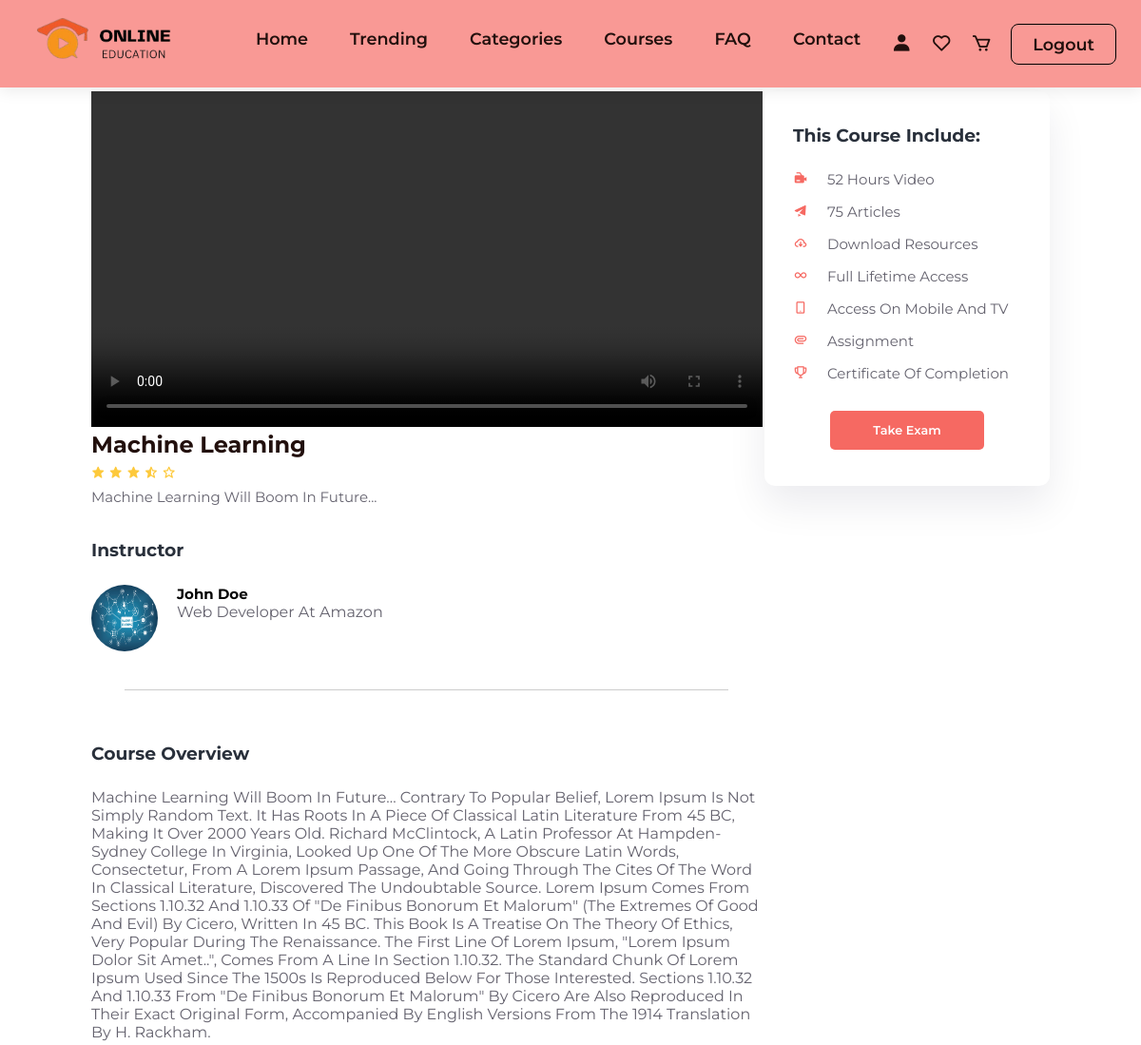
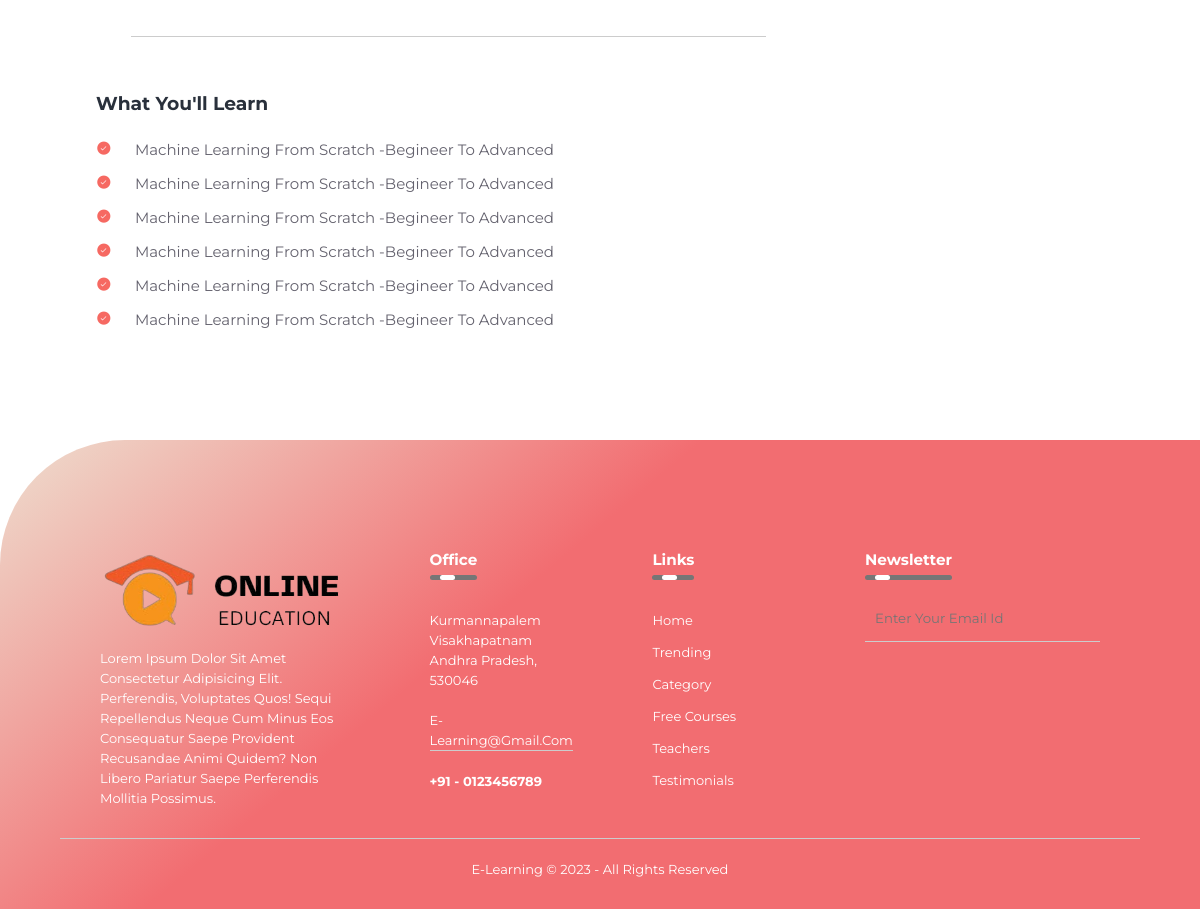
Screenshot of /coursecontent.php?courseid=f2cd3ffe3ad2fbd66391d3e8e604baa6 (signed in) with the database file from the repository (2 pictures, top to bottom).
### tables this page shows
CREATE TABLE `courses` (
  `id` int(11) NOT NULL,
  `title` text DEFAULT NULL,
  `category` text DEFAULT NULL,
  `description` text DEFAULT NULL,
  `video` longblob DEFAULT NULL,
  `image` longblob DEFAULT NULL,
  `price` text DEFAULT NULL,
  `type` text DEFAULT NULL,
  `courseid` text DEFAULT NULL,
  `createdat` date DEFAULT current_timestamp()
);

### coursecontent.php (the view, shortened to what this page needs)
<?php
  if($_SESSION['id'] == true){
    $userid = $_SESSION['userid'];
  require_once('./config.php');
	$title = "";
	if($_SERVER['REQUEST_METHOD'] == 'POST'){
    $courseid = $_POST['courseid'];
    $result = mysqli_query($conn,"SELECT * FROM `courses` WHERE courseid='$courseid'");
    $row = mysqli_fetch_assoc($result);
		if(!$row){
        exit;
    }
		$title = $row['title'];
		$description = $row['description'];
		$price = $row['price'];
    $image = $row['image'];
    $courseid = $row['courseid'];
    $video = $row['video'];
    $sql = mysqli_query($conn,"INSERT INTO `enrollment`(`userid`, `courseid`) VALUES ('$userid','$courseid')");
    if(!$sql){
      echo "Something went wrong".mysqli_connect_error();
    }
  }
  else{
    $courseid = $_GET["courseid"];
    $courses = mysqli_query($conn, "SELECT * FROM `courses` WHERE courseid='$courseid'");
    $row = mysqli_fetch_assoc($courses);
    $title = $row['title'];
		$description = $row['description'];
    $courseid = $row['courseid'];
    $video = $row['video'];
  }
?>
<!DOCTYPE html>
<html lang="en">
<head>
  <link rel="stylesheet" href="./css/singlecourse.css">
  <link href='https://unpkg.com/boxicons@2.1.4/css/boxicons.min.css' rel='stylesheet'>
</head>
<body>
  <header class="sticky">
    <a href="#" class="logo">
      <img src="./images/logo.png" alt="">
    </a>
    <ul class="navbar">
      <li><a href="./index.php">Home</a></li>
      <li><a href="./index.php#trending">Trending</a></li>
      <li><a href="./index.php#categories">Categories</a></li>
      <li><a href="./index.php#courses">Courses</a></li>
      <li><a href="./index.php#faq">FAQ</a></li>
      <li><a href="./index.php#contact">Contact</a></li>
    </ul>
    <div class="header-icons">
      <?php if(isset($_SESSION['role']) && $_SESSION['role'] == "user"): ?>
      <a href="./profile.php"><i class='bx bxs-user'></i></a>
      <a href="#"><i class='bx bx-heart'></i></a>
      <a href="#"><i class='bx bx-cart'></i></a>
      <a href="./logout.php" class="logout">Logout</a>
      <?php elseif(isset($_SESSION['role']) && $_SESSION['role'] == "admin"): ?>
      <a href="./adminpanel/admin.php" class="login">Admin</a>
      <?php else: ?>
      <a href="./login.php" class="login">Login</a>
      <?php endif; ?>
    </div>
  </header>
  <section id="course-inner">
    <div class="overview">
      <video id="webdevelopment" width="100%" controls>
        <source src="<?php echo './adminpanel/database/videos/'.$video; ?>" width="640" height="360">
      </video>
      <div class="course-head">
        <div class="c-name">
          <h2>
            <?php echo $title; ?>
          </h2>
          <div class="star">
            <i class='bx bxs-star'></i>
            <i class='bx bxs-star'></i>
            <i class='bx bxs-star'></i>
            <i class='bx bxs-star-half'></i>
            <i class='bx bx-star'></i>
          </div>
          <p>
            <?php echo $description; ?>
          </p>
        </div>
      </div>
      <h3>Instructor</h3>
      <div class="tutor">
        <img src="./adminpanel/database/courses/<?php echo $row['image']; ?>" alt="">
        <div class="tutor-det">
          <h5>John Doe</h5>
          <p>Web Developer at Amazon</p>
        </div>
      </div>
      <hr>
      <h3>Course Overview</h3>
      <p>
        <?php echo $description; ?>
        Contrary to popular belief, Lorem Ipsum is not simply random text. It has roots in a piece of classical Latin
        literature from 45 BC, making it over 2000 years old. Richard McClintock, a Latin professor at Hampden-Sydney
        College in Virginia, looked up one of the more obscure Latin words, consectetur, from a Lorem Ipsum passage, and
        going through the cites of the word in classical literature, discovered the undoubtable source. Lorem Ipsum
        comes from sections 1.10.32 and 1.10.33 of "de Finibus Bonorum et Malorum" (The Extremes of Good and Evil) by
        Cicero, written in 45 BC. This book is a treatise on the theory of ethics, very popular during the Renaissance.
        The first line of Lorem Ipsum, "Lorem ipsum dolor sit amet..", comes from a line in section 1.10.32.
        The standard chunk of Lorem Ipsum used since the 1500s is reproduced below for those interested. Sections
        1.10.32 and 1.10.33 from "de Finibus Bonorum et Malorum" by Cicero are also reproduced in their exact original
        form, accompanied by English versions from the 1914 translation by H. Rackham.
      </p>
      <hr>
      <h3>What you'll Learn</h3>
      <div class="learn">
        <p><i class='bx bxs-check-circle'></i>
          <?php echo $title; ?> from scratch -begineer to advanced
        </p>
        <p><i class='bx bxs-check-circle'></i>
          <?php echo $title; ?> from scratch -begineer to advanced
        </p>
        <p><i class='bx bxs-check-circle'></i>
          <?php echo $title; ?> from scratch -begineer to advanced
        </p>
        <p><i class='bx bxs-check-circle'></i>
          <?php echo $title; ?> from scratch -begineer to advanced
        </p>
        <p><i class='bx bxs-check-circle'></i>
          <?php echo $title; ?> from scratch -begineer to advanced
        </p>
        <p><i class='bx bxs-check-circle'></i>
          <?php echo $title; ?> from scratch -begineer to advanced
        </p>
      </div>
    </div>
    <div class="enroll">
      <h3>This course include:</h3>
      <p><i class='bx bxs-video-recording'></i></i>52 hours video</p>
      <p><i class='bx bxs-paper-plane'></i>75 articles</p>
      <p><i class='bx bx-cloud-download'></i>Download resources</p>
      <p><i class='bx bx-infinite'></i>Full lifetime access</p>
      <p><i class='bx bx-mobile-alt'></i>Access on mobile and TV</p>
      <p><i class='bx bx-paperclip'></i>Assignment</p>
      <p><i class='bx bx-trophy'></i>Certificate of Completion</p>
      <div class="enroll-btn">
        <a href="./quiz.php?courseid=<?php echo $courseid; ?>" class="blue">Take Exam</a>
      </div>
    </div>
  </section>
  <footer>
    <div class="row">
      <div class="col">
        <img src="./images/logo.png" alt="" class="logo">
        <p>Lorem ipsum dolor sit amet consectetur adipisicing elit. Perferendis, voluptates quos! Sequi repellendus
          neque cum minus eos consequatur saepe provident recusandae animi quidem? Non libero pariatur saepe perferendis
          mollitia possimus.</p>
      </div>
      <div class="col">
        <h3>office <div class="underline"><span></span></div>
        </h3>
        <p>Kurmannapalem</p>
        <p>Visakhapatnam</p>
        <p>Andhra Pradesh, 530046</p>
        <p class="email-id">e-learning@gmail.com</p>
        <h4>+91 - 0123456789</h4>
      </div>
      <div class="col">
        <h3>Links <div class="underline"><span></span></div>
        </h3>
        <ul>
          <li><a href="">Home</a></li>
          <li><a href="">Trending</a></li>
          <li><a href="">Category</a></li>
          <li><a href="">Free courses</a></li>
          <li><a href="">Teachers</a></li>
          <li><a href="">Testimonials</a></li>
        </ul>
      </div>
      <div class="col">
        <h3>Newsletter <div class="underline"><span></span></div>
        </h3>
        <form class="footer-form">
          <input type="email" placeholder="Enter your email id" required>
        </form>
        <div class="social-icons">
        </div>
      </div>
    </div>
    <hr>
    <p class="copyright">E-learning © 2023 - All Rights Reserved</p>
  </footer>
</body>
</html>
<?php
  }
  else{
    header("Location: index.php");
  }
?>

### rows the page displays
courses: title "Machine Learning", description "Machine Learning Will Boom In Future...", image (picture)
